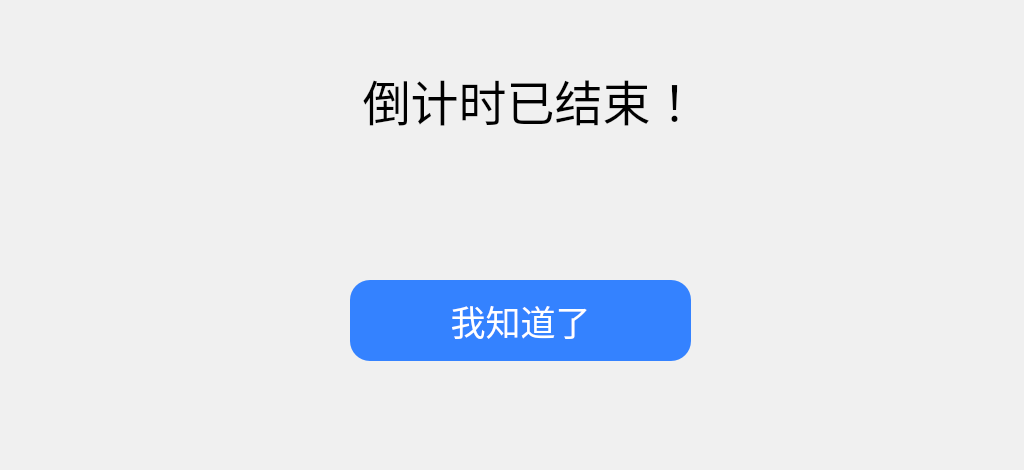
<?xml version="1.0" encoding="UTF-8"?>
<ui version="4.0">
 <class>TimeoutWidget</class>
 <widget class="QWidget" name="TimeoutWidget">
  <property name="geometry">
   <rect>
    <x>0</x>
    <y>0</y>
    <width>1024</width>
    <height>470</height>
   </rect>
  </property>
  <property name="minimumSize">
   <size>
    <width>1024</width>
    <height>470</height>
   </size>
  </property>
  <property name="maximumSize">
   <size>
    <width>1024</width>
    <height>470</height>
   </size>
  </property>
  <property name="windowTitle">
   <string>Form</string>
  </property>
  <widget class="QWidget" name="backgroundWidget" native="true">
   <property name="geometry">
    <rect>
     <x>0</x>
     <y>0</y>
     <width>1024</width>
     <height>470</height>
    </rect>
   </property>
   <property name="minimumSize">
    <size>
     <width>1024</width>
     <height>470</height>
    </size>
   </property>
   <property name="maximumSize">
    <size>
     <width>1024</width>
     <height>470</height>
    </size>
   </property>
   <property name="styleSheet">
    <string notr="true">background-color: rgb(240, 240, 240);</string>
   </property>
   <widget class="QLabel" name="timeoutLabel">
    <property name="geometry">
     <rect>
      <x>325</x>
      <y>50</y>
      <width>411</width>
      <height>101</height>
     </rect>
    </property>
    <property name="font">
     <font>
      <family>MiSans</family>
      <pointsize>36</pointsize>
     </font>
    </property>
    <property name="styleSheet">
     <string notr="true"/>
    </property>
    <property name="text">
     <string>倒计时已结束！</string>
    </property>
    <property name="alignment">
     <set>Qt::AlignCenter</set>
    </property>
   </widget>
   <widget class="QPushButton" name="okPushButton">
    <property name="geometry">
     <rect>
      <x>350</x>
      <y>280</y>
      <width>341</width>
      <height>81</height>
     </rect>
    </property>
    <property name="font">
     <font>
      <family>MiSans</family>
      <pointsize>26</pointsize>
     </font>
    </property>
    <property name="focusPolicy">
     <enum>Qt::NoFocus</enum>
    </property>
    <property name="styleSheet">
     <string notr="true">QPushButton#okPushButton {
	background-color: rgb(52, 130, 255);
	color: white;
	border: none;
	border-radius: 20px;
}

QPushButton#okPushButton:pressed {
	background-color: rgb(40, 99, 194);
	color: white;
	border: none;
	border-radius: 20px;
}
</string>
    </property>
    <property name="text">
     <string>我知道了</string>
    </property>
   </widget>
  </widget>
 </widget>
 <resources/>
 <connections/>
</ui>
